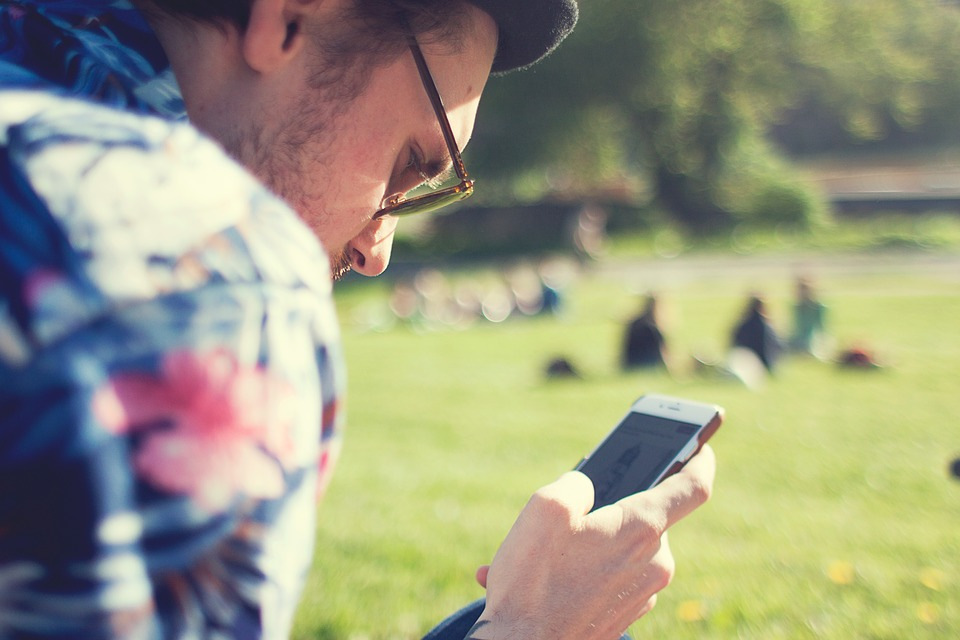
#> input picture Main1/Cashless_Payment.jpg, 960 x 640 px
$ python 35.py
#> lines starting #> are read from the running program, lines starting #| are printed output that depends on the picture
#getting indiviual channels
from PIL import Image

img = Image.open('Cashless_Payment.jpg')
#> img is the input picture: PIL image 960x640 RGB; mean R, G, B 152.8, 151.9, 127.8
print(img.mode)#This one is for printing the mode of the image
#| RGB

r,b,g = img.split()
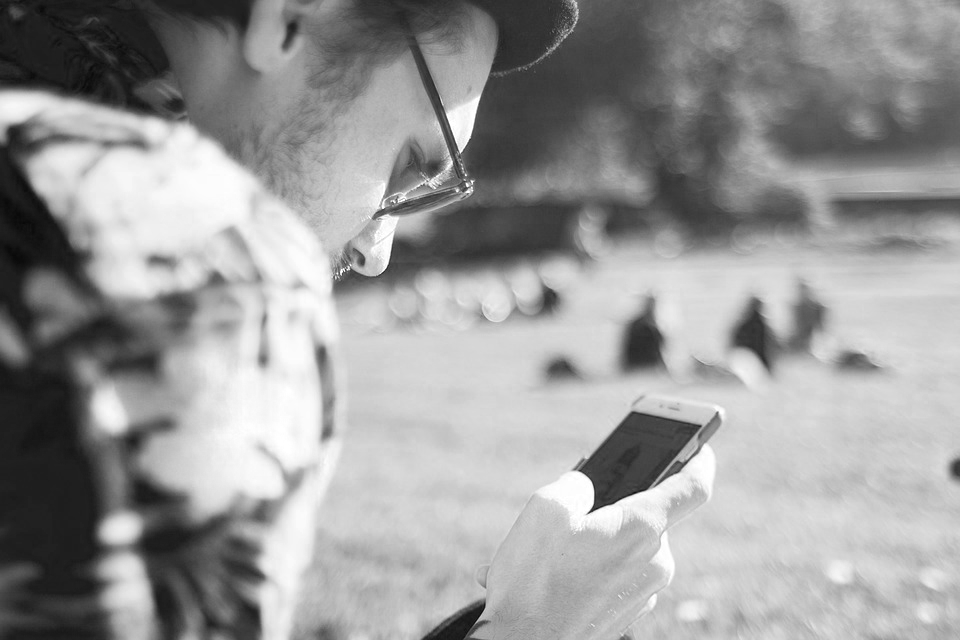
#> r: PIL image 960x640 L; min 8, max 255, mean 152.8
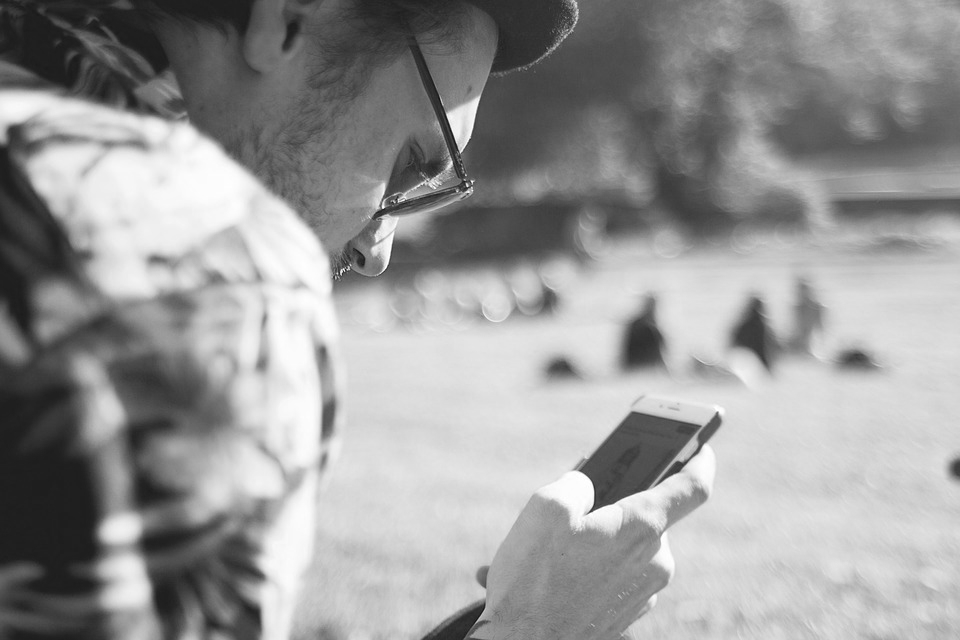
#> b: PIL image 960x640 L; min 16, max 255, mean 151.9
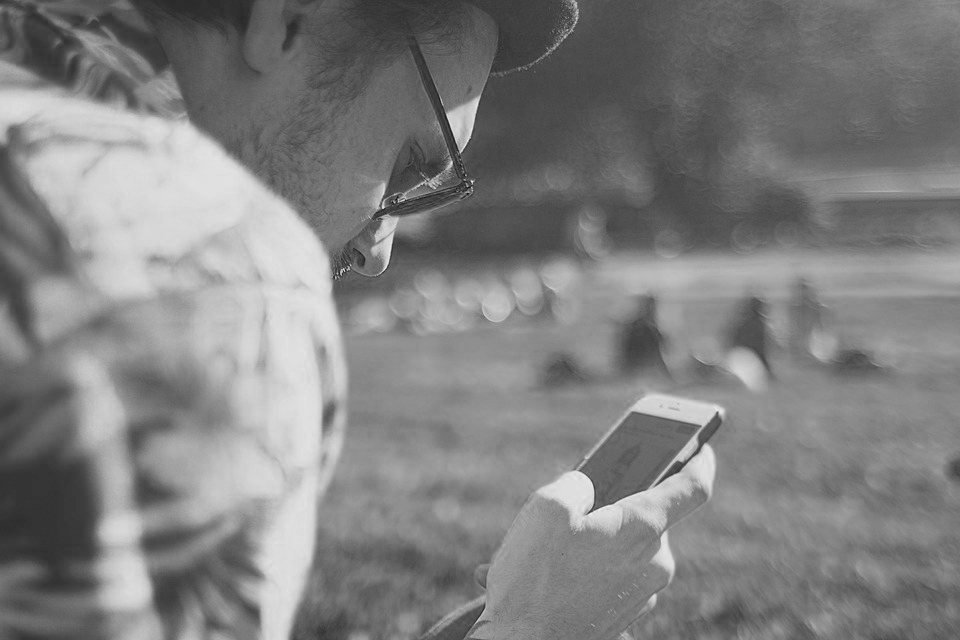
#> g: PIL image 960x640 L; min 5, max 240, mean 127.8
r.show()
g.show()
b.show()

$ run again, with Main1/Easy_haults.jpg copied over Main1/Cashless_Payment.jpg
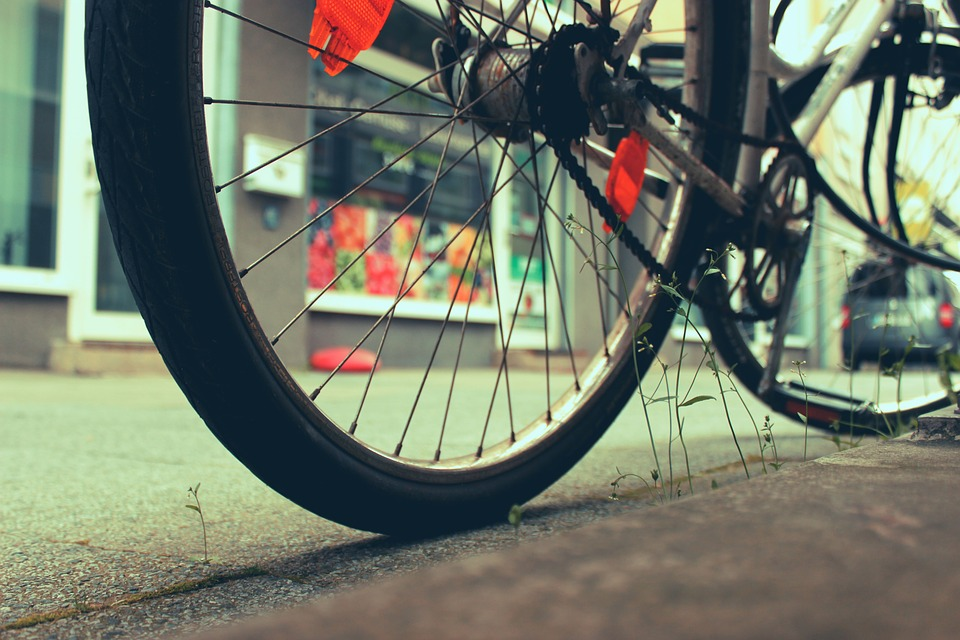
#> input picture Main1/Easy_haults.jpg, 960 x 640 px
#> img is the input picture: PIL image 960x640 RGB; mean R, G, B 112.5, 119.8, 104.9
#| RGB
#> `r,b,g = img.split()`:
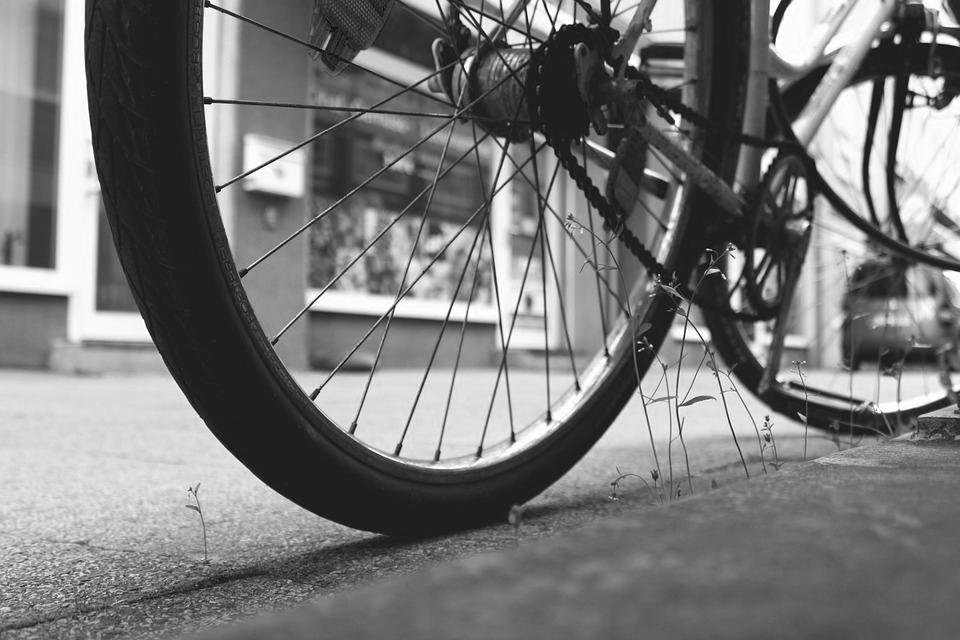
#> b: PIL image 960x640 L; min 2, max 255, mean 119.8
#> `r,b,g = img.split()`:
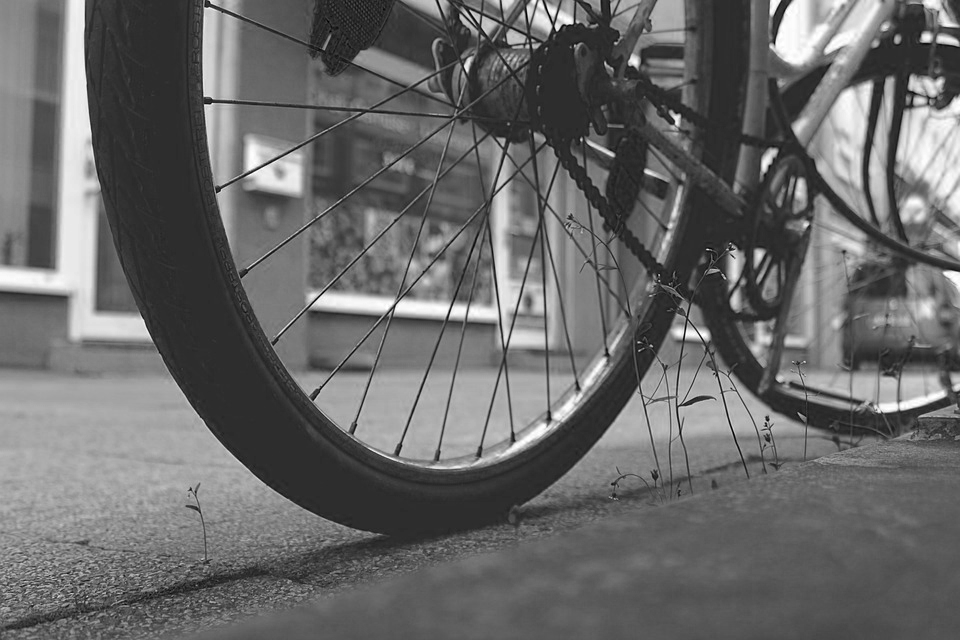
#> g: PIL image 960x640 L; min 0, max 255, mean 104.9

$ run again, with Main1/Traffic.jpg copied over Main1/Cashless_Payment.jpg
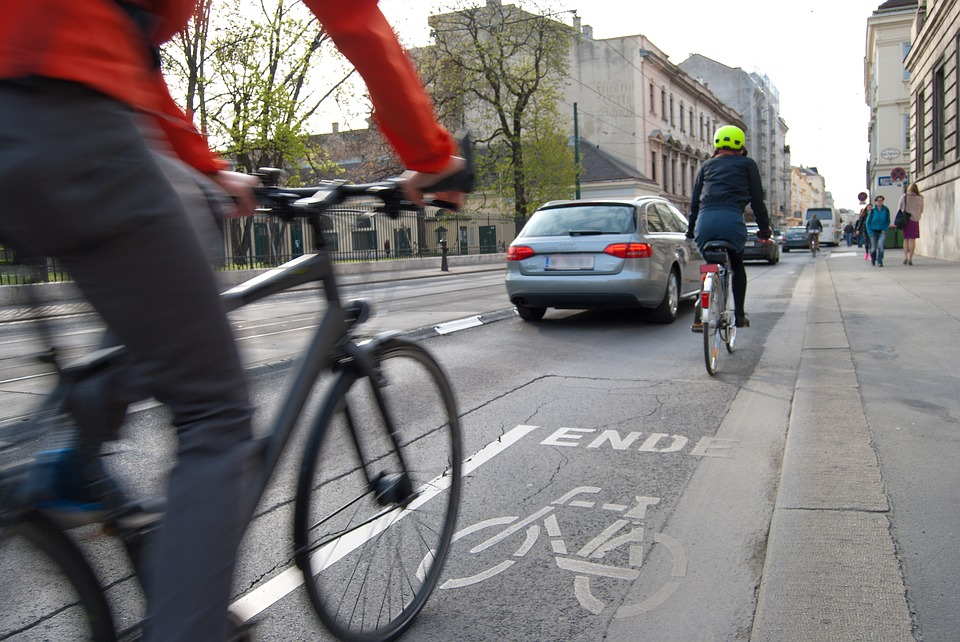
#> input picture Main1/Traffic.jpg, 960 x 642 px
#> img is the input picture: PIL image 960x642 RGB; mean R, G, B 125.5, 120.6, 120.3
#| RGB
#> `r,b,g = img.split()`:
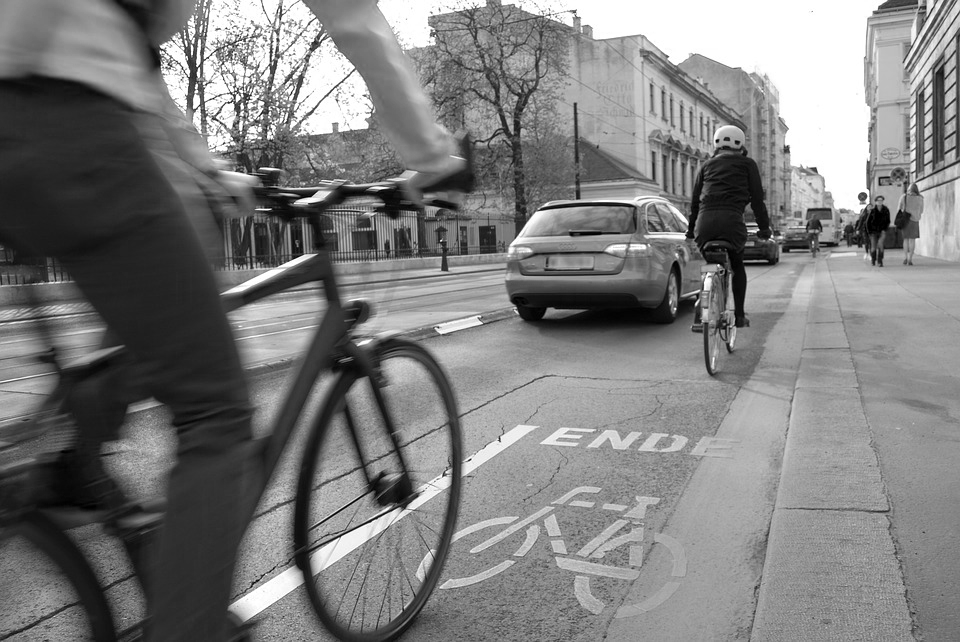
#> r: PIL image 960x642 L; min 0, max 255, mean 125.5
#> `r,b,g = img.split()`:
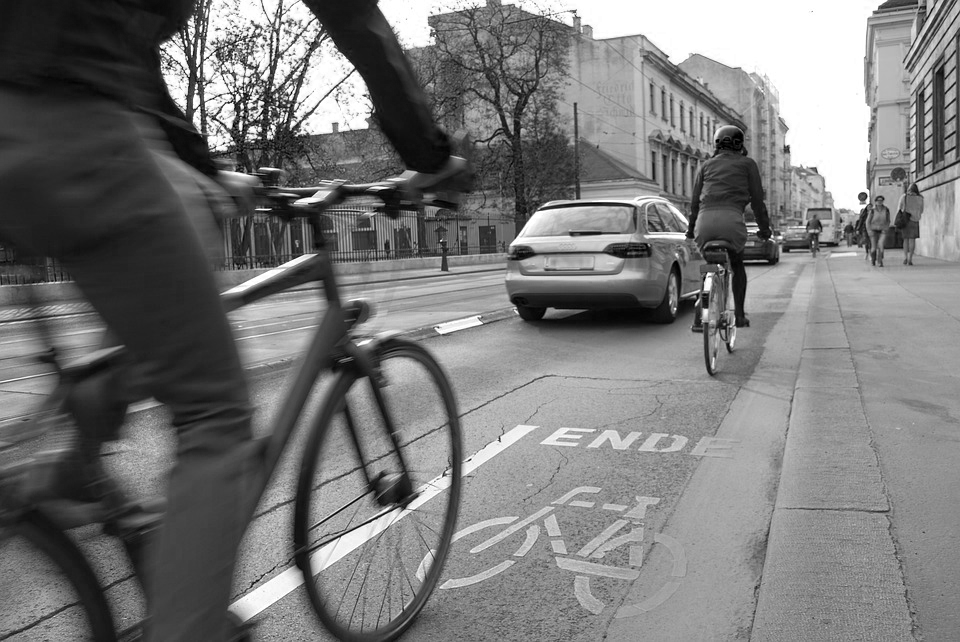
#> g: PIL image 960x642 L; min 0, max 255, mean 120.3
